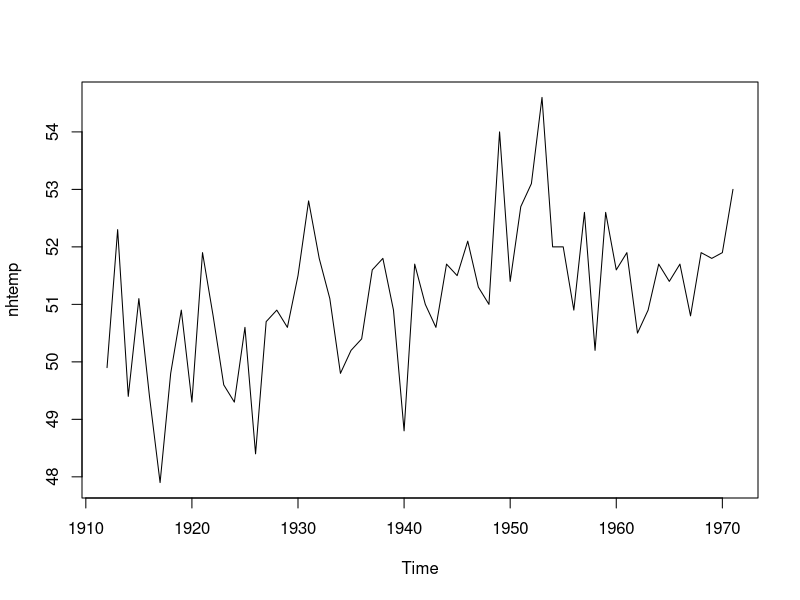
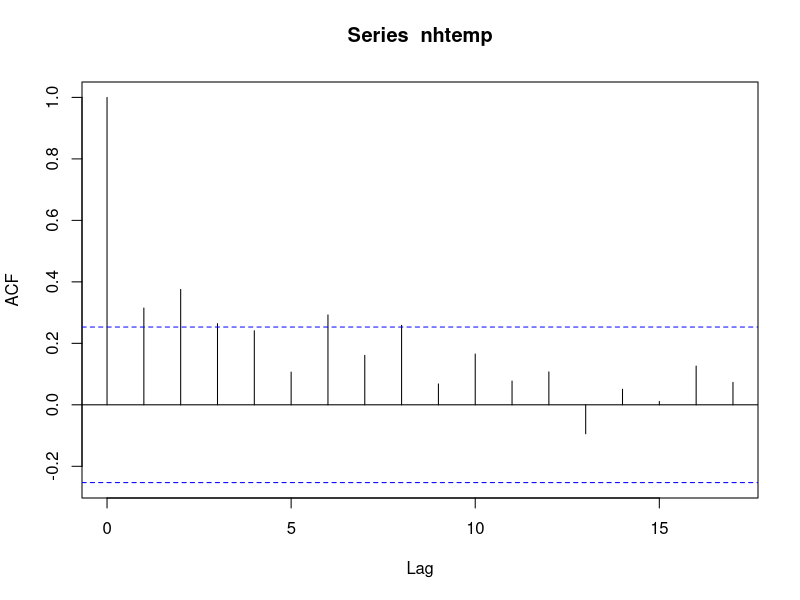
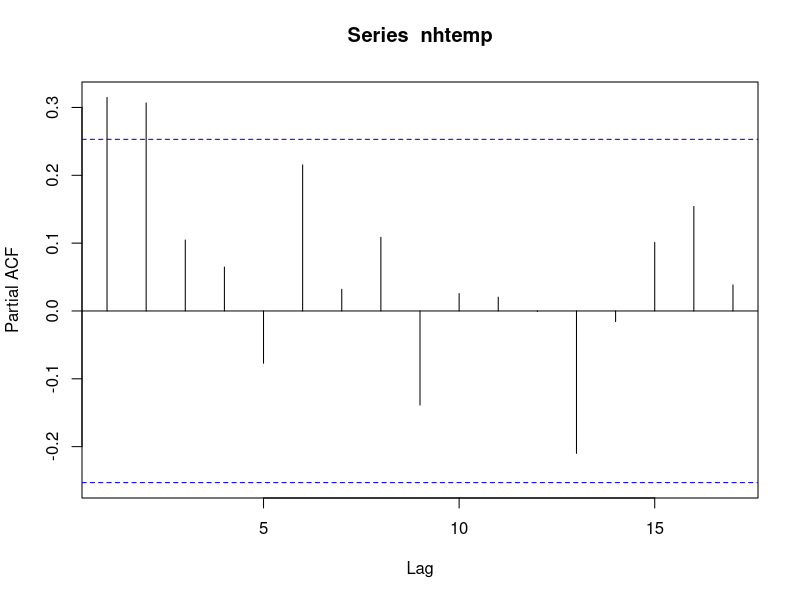
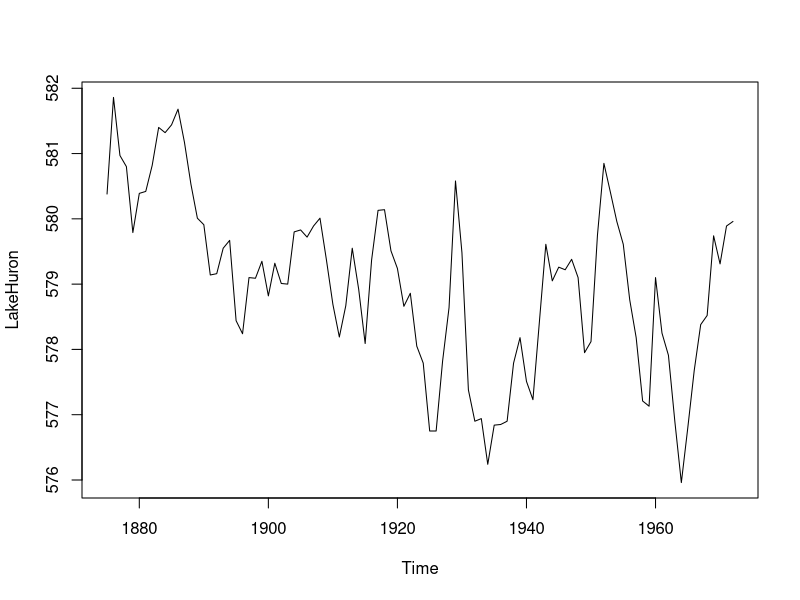
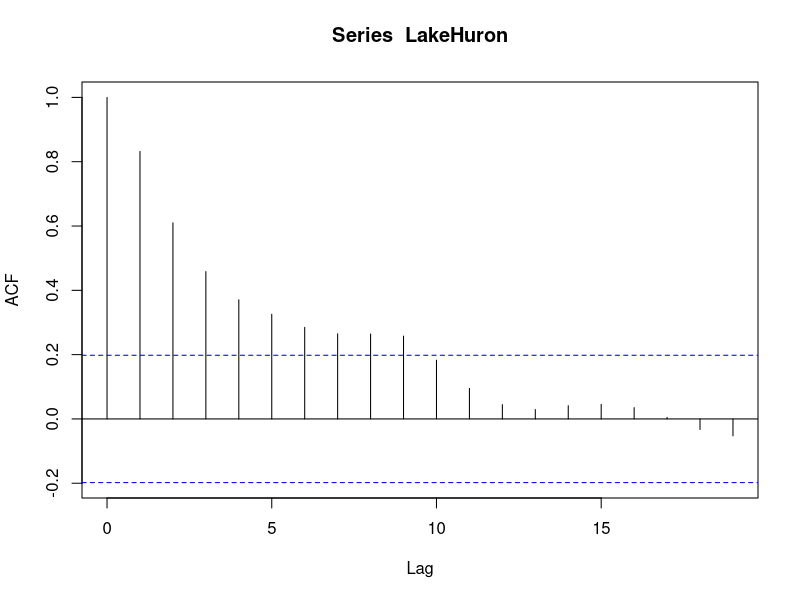
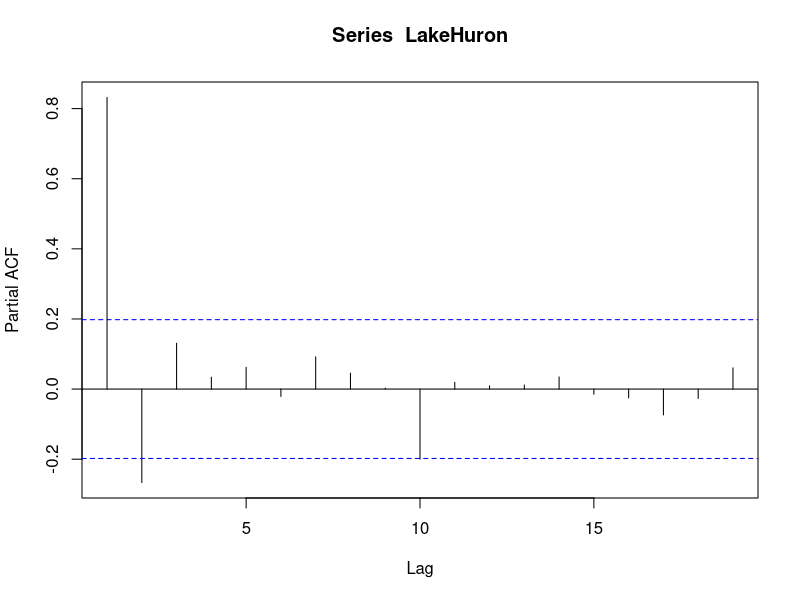
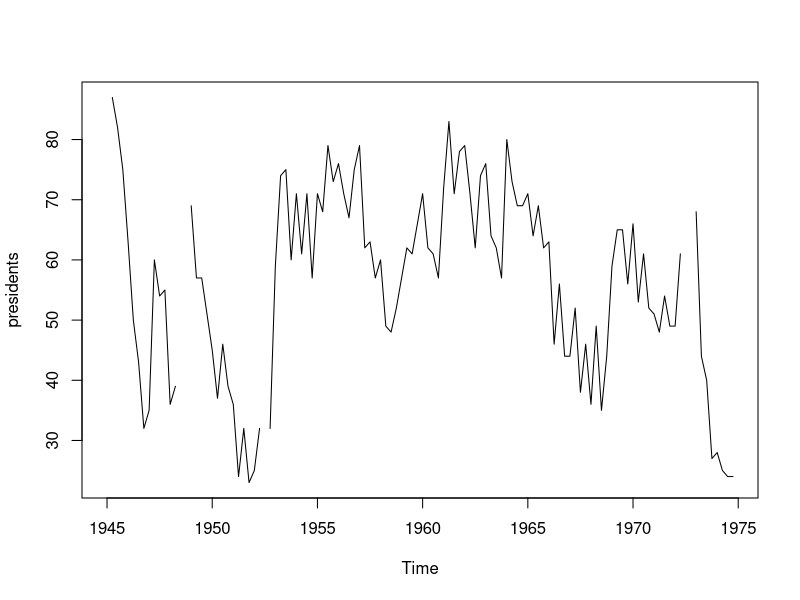
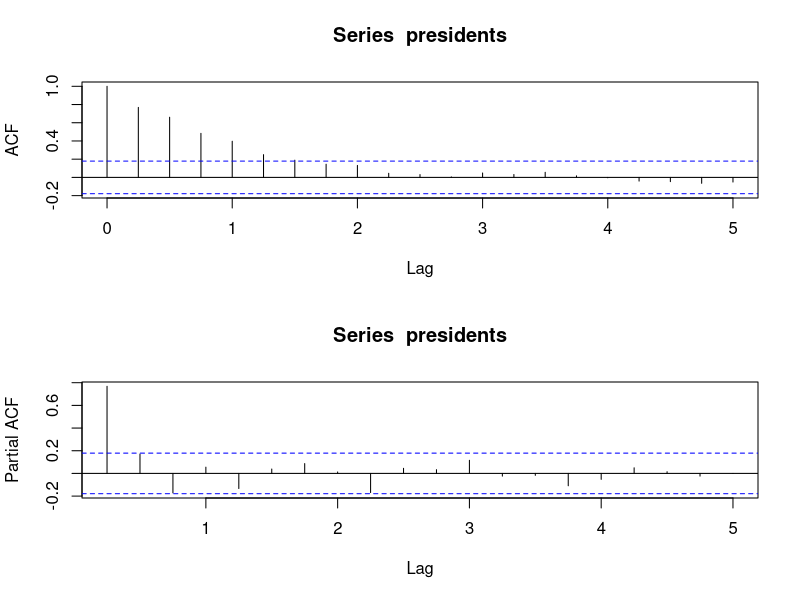

R code for these plots, in order: (Note: this script raises an error after producing the figures.)
#######################
### knihovny
library(forecast)

#######################
### Opakovani
# Autokorelacni a parcialni autokorelacni funkce 
# vyzkousime pro radu nhtemp
plot(nhtemp)
  # prumerna rocni teplota ve stupnich Fahrenheita v New Haven z let 1912 az 1971
  # rada bez zasadniho trendu ci sezonnosti

# autokorelacni funkce
acf(nhtemp)
acf(nhtemp,plot=F)
  # konkretni hodnoty
# parcialni autokorelacni funkce
pacf(nhtemp)
pacf(nhtemp,plot=F)
  # vypis hodnot
# Ktere hodnoty jsou nenulove? Muzeme jednoznacne urcit model?

# A co rada LakeHuron
plot(LakeHuron)
  # rocni hodnoty vysky hladiny Huronskeho jezera ve stopach z let 1875-1972

# autokorelacni a parcialni autokorelacni funkce
acf(LakeHuron)
pacf(LakeHuron)
  # ktere korelace jsou nenulove zde?

########################
## Hledani modelu ARMA
# rada presidents
plot(presidents)
  # ctvrtletni hodnoceniamerickych prezidentu
  # rada bez zjevneho trendu, budu na ni hledat model ARMA

# autokorelacni a parcialni autokorelacni funkce
par(mfrow=c(2,1))
acf(presidents,na.action = na.pass);pacf(presidents,na.action = na.pass)
par(mfrow=c(1,1))
  # autokorelacni funkce nema bod useknuti, parcialni autokorelacni funkce ho ma, k0 = 1
  # optimalni model by mel byt AR(1)

# odhadnu vice jednoduchych modelu
(fit1<-arima(presidents,order=c(1,0,0)))
  # AR(1)
(fit2<-arima(presidents,order=c(2,0,0)))
  # AR(2)
(fit3<-arima(presidents,order=c(0,0,1)))
  # MA(1)
(fit4<-arima(presidents,order=c(1,0,1)))
  # ARMA(1,1)

# ke kazdemu modelu vidim Akaikeho informacni kriterium
#   podle nej by mel byt nejlepsi model AR(1) : aic = 839.78

# Bayesovske informacni kriterium - pro vyber optimalniho modelu je lepsi
BIC(fit1)
BIC(fit2)
BIC(fit3)
BIC(fit4)
  # i timto kriteriem vyberu model AR(1)

# v knihovne forecast existuje i funkce, ktera hleda idealni model automaticky
(fit.a<-auto.arima(presidents))
  # pokud mam data s nejakou frekvenci, pak mi automaticky hleda sezonni model
  # vybira model podle Akaikeho kriteria
  # na zaklade BIC kriteria bych radeji volila jednodussi model AR(1)

# vykresleni obou modelu proti sobe
plot(presidents)
lines(fitted(fit1),col=2)
lines(fitted(fit.a),col=3)
  # rozdil neni prilis velky

### Dalsi kriteria pro urceni idealniho modelu:
  # hodnoty parametru by mely byt alespon 2x vetsi nez jejich stredni chyba
  # autokorelacni funkce residui modelu by mely byt male
# AR(1) model
par(mfrow=c(2,1))
acf(residuals(fit1),na.action = na.pass);pacf(residuals(fit1),na.action = na.pass)
par(mfrow=c(1,1))
# AR(1) model se sezonni slozkou
par(mfrow=c(2,1))
acf(residuals(fit.a),na.action = na.pass);pacf(residuals(fit.a),na.action = na.pass)
par(mfrow=c(1,1))
  # u obou modelu vychazi hodnoty autokorelacni i parcialni autokorelacni funkce male

## test na nulovost autokorelacni funkce
#   nulovost autokorelacni funkce residui znamena, ze mame spravny model
Box.test(residuals(fit1), lag=5, type="Ljung-Box")
Box.test(residuals(fit.a), lag=5, type="Ljung-Box")
  # u sezonniho modelu vychazi autokorelacni funkce primo nulova
  #   u modelu AR(1) je mirna odchylka

# Jaky model tedy vybrat? - subjektivni rozhodnuti :)

#############################
### Samostatne

# hledejte optimalni model pro rady 
#	  nhtemp, LakeHuron, airquality$Wind, discoveries, treering, 
help(decompose)
decomposition <- decompose(ldeaths)$seasonal
plot(decomposition)

ws <- ldeaths-decompose(ldeaths)$seasonal
plot(ws)

par(mfrow=c(2,1))
acf(residuals(ws),na.action = na.pass);pacf(residuals(ws),na.action = na.pass)
